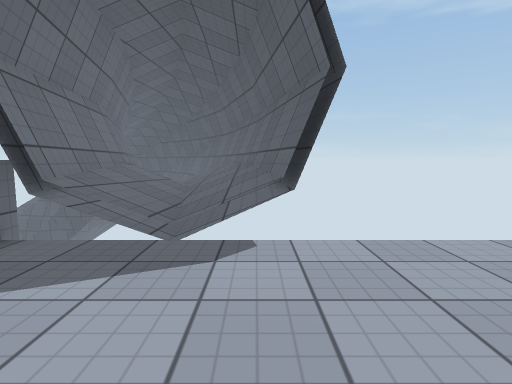
View 1 (above)

17 first-person views from a walk through a Unity game level. The camera is 1.2 m above the floor, tilts 6° down and sees 80° across. The floor is counted in squares, 1 m on a side. Each view is taken from the middle of a square. On the plan, view 1 faces up. The plan holds only what a view shows up to about 13 squares ahead; the rest is blank. The place goes on beyond the plan. Surface patterns are stand-ins for the level's own textures.

View 2
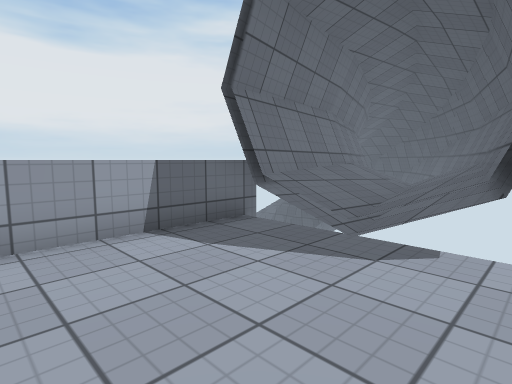

View 3
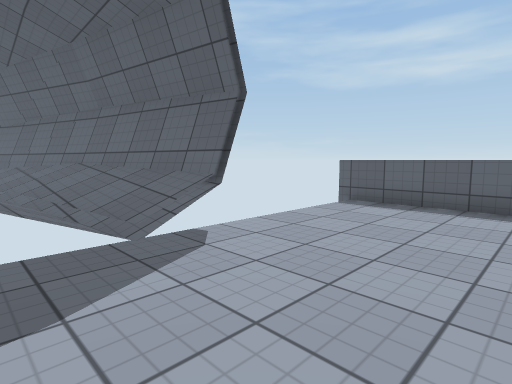

View 4
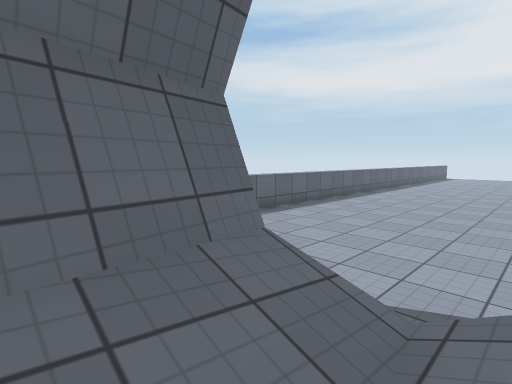

View 5
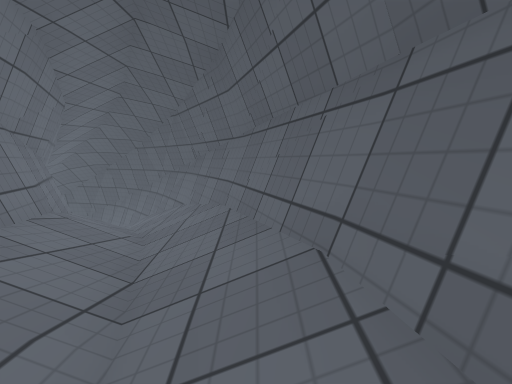

View 6
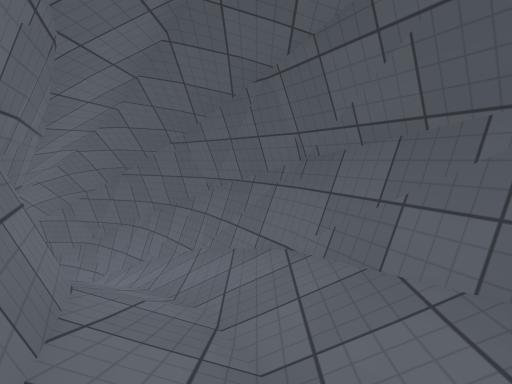

View 7
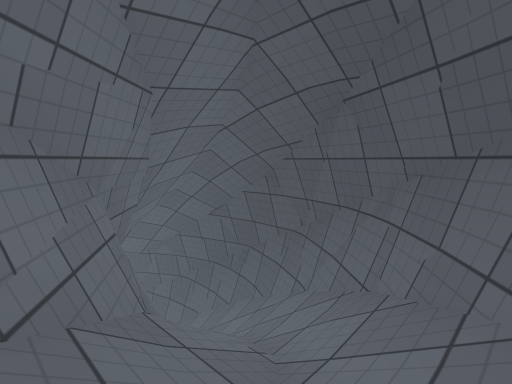

View 8
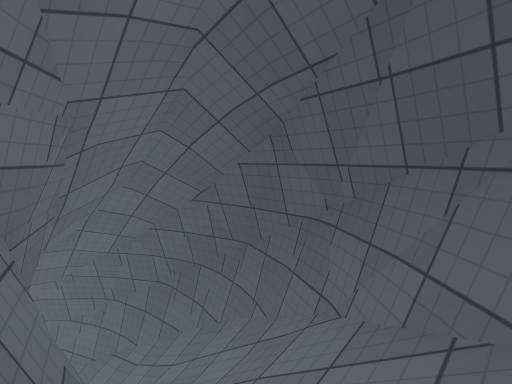

View 9
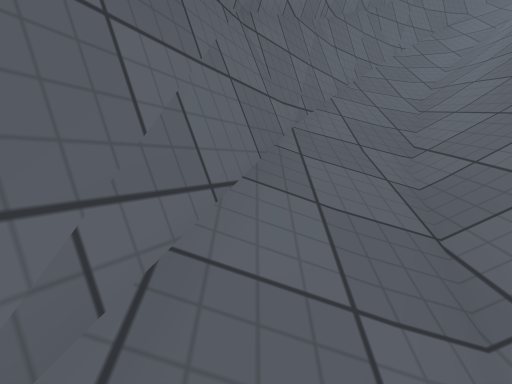

View 10
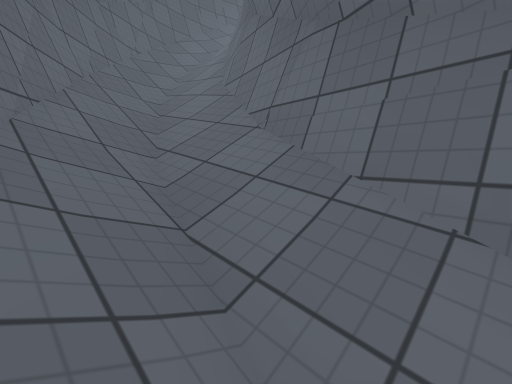

View 11
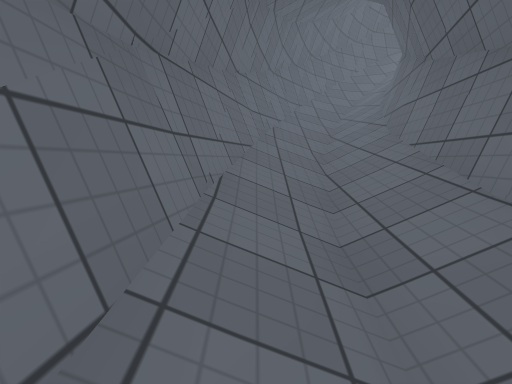

View 12
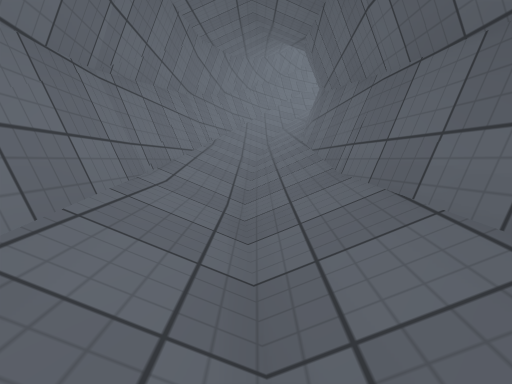

View 13
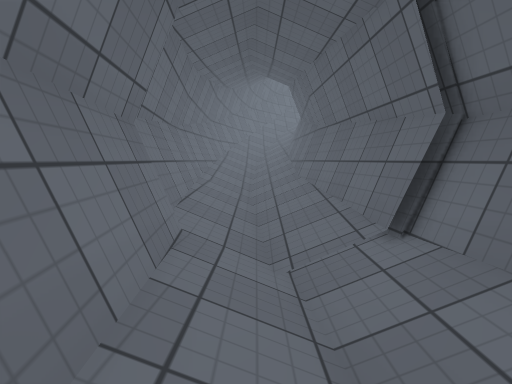

View 14
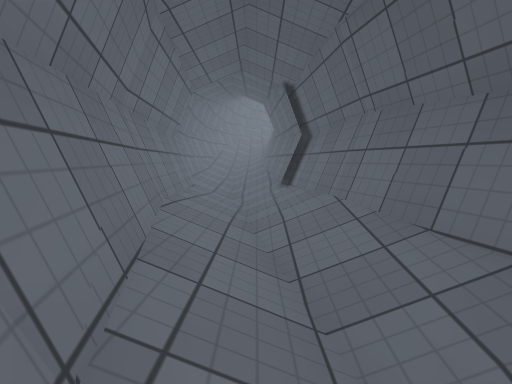

View 15
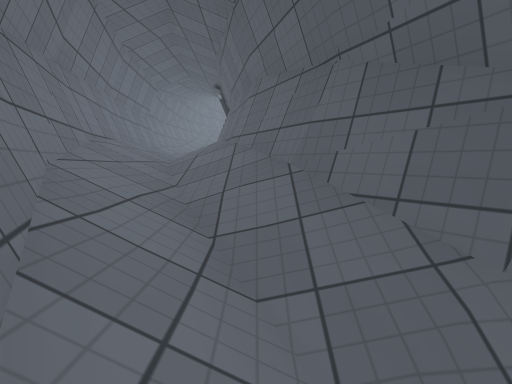

View 16
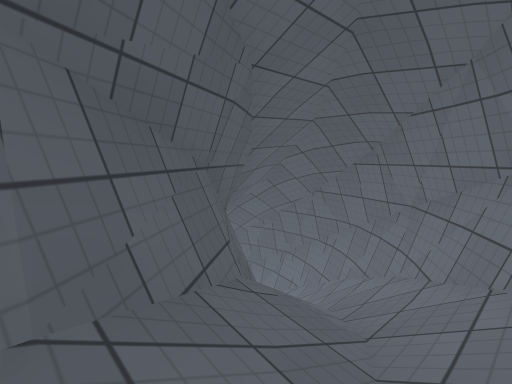

View 17
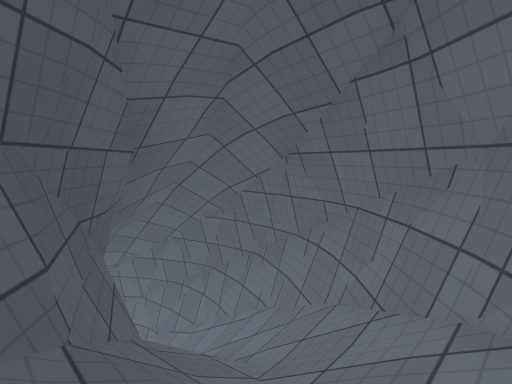

### Floor plan
Key: @ floor where view 1 was taken; # wall or solid block; . main floor; - floor 16 m lower than the main floor; / step, stairs or slope; = window, fence, low wall or low ledge; ^ raised ledge; v drop or lower ground; O other object.
Columns run from 28 left of view 1 to 6 right of it. Each row starts with its distance up from view 1.
 25           #########
 24         ####/////####
 23        ##//////////###
 22       ##////     ////##
 21      ##////   ###/////##
 20     ##////      ###////#v
 19    ##////#        ##////#
 18    ##///##         ##///##
 17   ##///##           #////#v
 16   #////#            ##///##
 15  ##///##             ##///#
 14  ##///#               #///##
 13  #///##               ##///#
 12  #///##                #///#v
 11 ##///#                 #///##
 10 ##///#                 ##///#
  9 #///##                  #/./#
  8 #///##                  #///#v
  7 #///#                   #///##
  6 #///#                   ##//=#
  5 #///#                   ##//O#    ^
  4 #///#                   ^#=/......^
  3 #///#                   ^.........^
  2 #///#                   ^.........^
  1 #///#                   ^.........^
  0 #///#                   ^...@.....^
 -1 #///#                      .......^
 -2 #/-/#                      .......^
 -3 #///#                      .......^
 -4 #///##                     .......^
 -5 ##//##                     ......
 -6 ##///#                     .....
 -7  #///#                     ....
 -8  #///#                     ...
 -9  #/-/#                     ..
-10  #///##
-11  #///##
-12  ##//=#
-13  ##///#
-14   #///##
-15   #///##
-16   ##///##
-17    #///##
-18    ##///##
-19     #////#
-20     ##///##
-21      #////###
-22      ##/////#
-23       ##////
-24        ###////
-25         ####///////#
-26           ##########

Where each view was taken, in squares from view 1:
view 1: 0 up, 0 right, facing up
view 2: 0 up, 1 right, facing up-left
view 3: 0 up, 3 left, facing up-right
view 4: 7 up, 2 left, facing down-right
view 5: 7 up, 1 left, facing up
view 6: 12 up, 4 left, facing up
view 7: 18 up, 6 left, facing up-left
view 8: 20 up, 8 left, facing up-left
view 9: 11 up, 26 left, facing up
view 10: 11 up, 26 left, facing up-right
view 11: 3 up, 27 left, facing up
view 12: 4 down, 26 left, facing up
view 13: 9 down, 26 left, facing up
view 14: 15 down, 25 left, facing up
view 15: 21 down, 22 left, facing up
view 16: 16 down, 23 left, facing down-right
view 17: 20 down, 21 left, facing down-right
